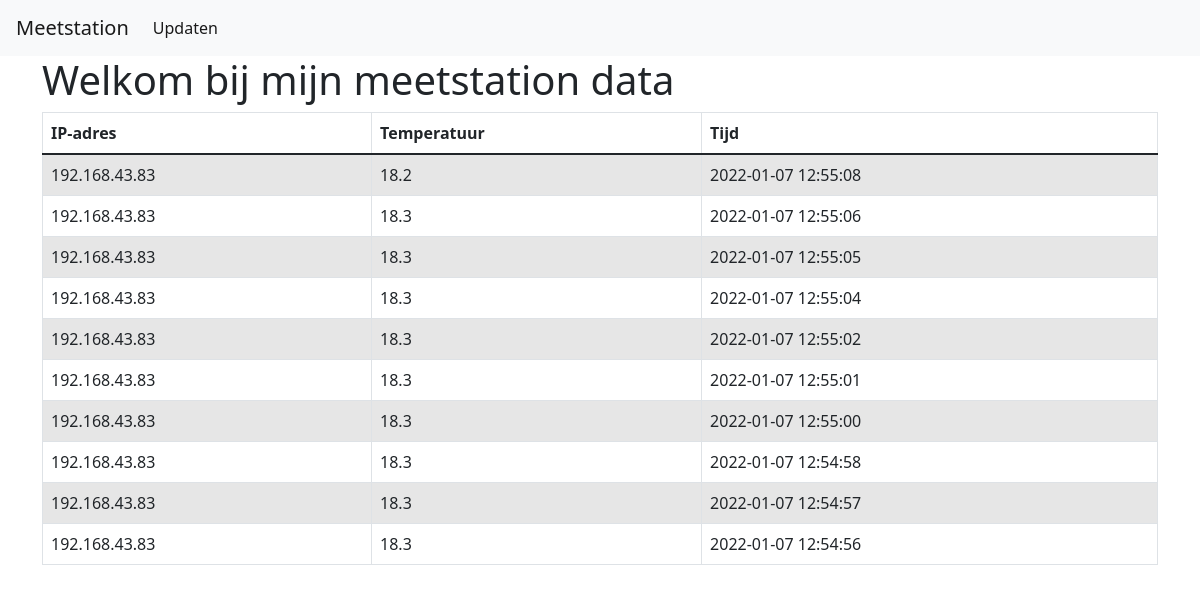
The page / on the database its author committed.
### tables this page shows
CREATE TABLE weatherdata (
    id INTEGER PRIMARY KEY AUTOINCREMENT,
    created TIMESTAMP NOT NULL DEFAULT CURRENT_TIMESTAMP,
    ip TEXT NOT NULL,
    temperature INTEGER NOT NULL
    
);

### webserver.py (the view)
@app.route('/')
def index():
    conn = get_db_connection()
    weatherdata = conn.execute('SELECT * FROM weatherdata ORDER BY created DESC LIMIT 10').fetchall()
    plotweatherdata = conn.execute('SELECT * FROM weatherdata').fetchall()
    conn.close()
    timenow = []
    temperature = []
    for row in plotweatherdata:
        timenow.append(parser.parse(row['created']))
        temperature.append(row['temperature'])
    dates = [date2num(t) for t in timenow]
    fig = plt.figure()
    ax1 = fig.add_subplot(111)
    ax1.set_title("My environmental data")
    ax1.xaxis.set_major_formatter(mdates.DateFormatter('%d.%m.%Y %H:%M'))
    ax1.set_ylabel("Temperature [°C]")
    ax1.plot_date(dates, temperature, '-', label="Temperature", color='r')
    plt.savefig("figure.png")
    return render_template('index.html', weatherdata=weatherdata)

### webserver.py (called while the page is built)
def get_db_connection():
    conn = sqlite3.connect('database.db')
    conn.row_factory = sqlite3.Row
    return conn

### templates/index.html
{% extends 'base.html' %}
{% block content %}
<h1>{% block title %} Welkom bij mijn meetstation data {% endblock %}</h1>
{% endblock %}
{% block table %}
{% for data in weatherdata %}
    <tr>
        <td>{{ data['ip'] }}</td>
        <td>{{ data['temperature'] }}</td>
        <td>{{ data['created'] }}</td>
    </tr>
    {% endfor %}
{% endblock %}

### templates/base.html (shortened to what this page needs)
<!doctype html>
<html lang="en">
<head>
    <link rel="stylesheet" href="https://stackpath.bootstrapcdn.com/bootstrap/4.3.1/css/bootstrap.min.css"
>
    <link href="https://cdn.jsdelivr.net/npm/bootstrap@5.0.1/dist/css/bootstrap.min.css" rel="stylesheet"
>
    <link rel="stylesheet" type="text/css" href="https://cdn.datatables.net/1.10.25/css/dataTables.bootstrap5.css">
</head>
<body>
    <nav class="navbar navbar-expand-md navbar-light bg-light">
        <a class="navbar-brand" href="{{ url_for('index')}}">Meetstation</a>
        <div class="collapse navbar-collapse" id="navbarNav">
            <ul class="navbar-nav">
                <li class="nav-item active">
                    <a class="nav-link" href="/create">Updaten</a>
                </li>
            </ul>
        </div>
    </nav>
    <div class="container">
        {% block content %} {% endblock %}
        <table class="table table-bordered table-striped mb-0">
            <thead >
                <tr >
                    <th scope="col">IP-adres</th>
                    <th scope="col">Temperatuur</th>
                    <th scope="col">Tijd</th>
                </tr>
            </thead>
            <tbody >
                {% block table %} {% endblock %}
            </tbody>
        </table>
    </div>
</body>
</html>

### rows shown on the page
weatherdata: ip "192.168.43.83", temperature "18.2", created "2022-01-07 12:55:08"
weatherdata: ip "192.168.43.83", temperature "18.3", created "2022-01-07 12:55:06"
weatherdata: ip "192.168.43.83", temperature "18.3", created "2022-01-07 12:55:05"
weatherdata: ip "192.168.43.83", temperature "18.3", created "2022-01-07 12:55:04"
weatherdata: ip "192.168.43.83", temperature "18.3", created "2022-01-07 12:55:02"
weatherdata: ip "192.168.43.83", temperature "18.3", created "2022-01-07 12:55:01"
weatherdata: ip "192.168.43.83", temperature "18.3", created "2022-01-07 12:55:00"
weatherdata: ip "192.168.43.83", temperature "18.3", created "2022-01-07 12:54:58"
weatherdata: ip "192.168.43.83", temperature "18.3", created "2022-01-07 12:54:57"
weatherdata: ip "192.168.43.83", temperature "18.3", created "2022-01-07 12:54:56"
